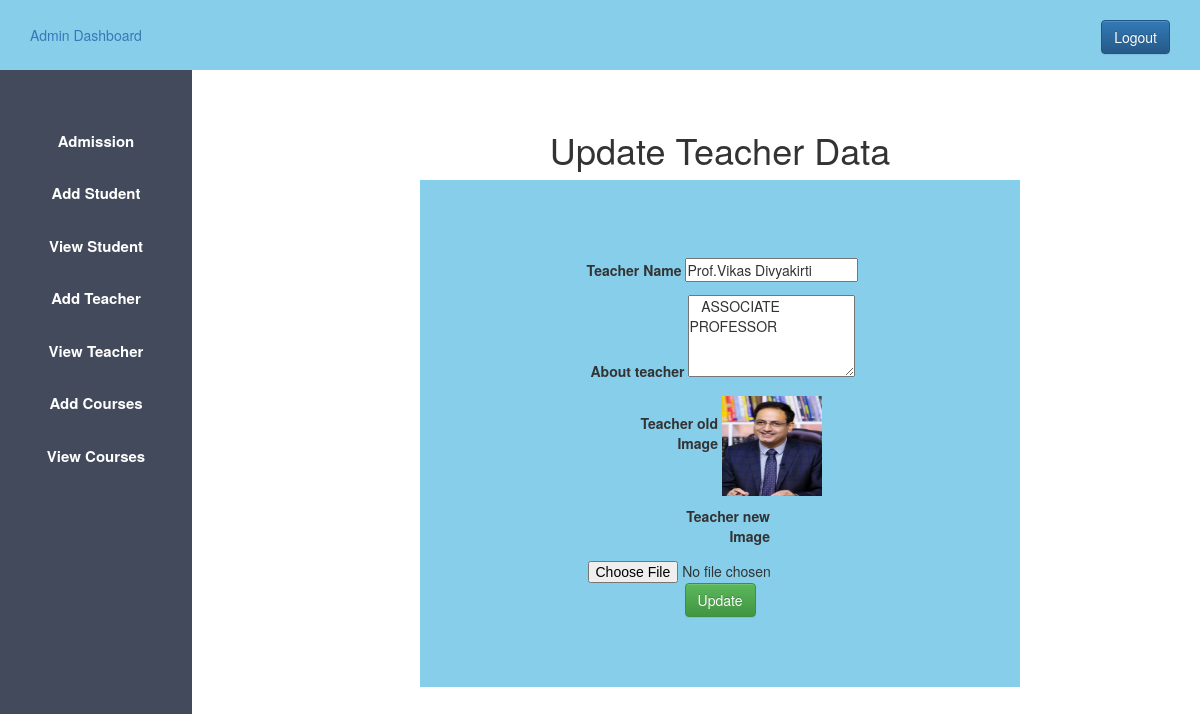
Screenshot of /admin_update_teacher.php?teacher_id=6 (signed in) with the database file from the repository.
### tables this page shows
CREATE TABLE `teacher` (
  `id` int(20) NOT NULL,
  `name` varchar(38) DEFAULT NULL,
  `description` varchar(38) DEFAULT NULL,
  `image` varchar(38) DEFAULT NULL
);

### admin_update_teacher.php (the view, shortened to what this page needs)
<?php
$host = "localhost";
$user = "root";
$password = "";
$db = "collegeproject";
$data = mysqli_connect($host, $user, $password, $db);
if (isset($_GET['teacher_id'])) {
    $t_id = $_GET['teacher_id'];
    $sql = "SELECT * FROM teacher WHERE id='$t_id' ";
    $result = mysqli_query($data, $sql);
    $info = $result->fetch_assoc();
}
?>
<!DOCTYPE html>
<html lang="en">
<head>
    <?php
    include 'admin_css.php';
    ?>
</head>
<body>
    <?php
    include 'admin_sidebar.php';
    ?>
    <div class="content">
        <center>
            <h1>Update Teacher Data</h1>
            <form class="form_deg" action="admin_update_teacher.php" method="POST" enctype="multipart/form-data">
                <div>
                    <label>Teacher Name</label>
                    <input type="text" name="name" value="<?php echo "{$info['name']}"; ?>">
                </div>
                <div>
                    <label>About teacher</label>
                    <textarea name="description" rows="4"><?php echo "{$info['description']}"; ?></textarea>
                </div>
                <div>
                    <label>Teacher old Image</label>
                    <img width="100px" height="100px" src="<?php echo "{$info['image']}"; ?>">
                </div>
                <div>
                    <label>Teacher new Image</label>
                    <input type="file" name="image">
                </div>
                <div>
                    <input class="btn btn-success" type="submit" name="update_teacher" value="Update">
                </div>
            </form>
        </center>
    </div>
</body>
</html>

### admin.css (style rules this page uses)
* { margin: 0px; padding: 0px; }
.content { margin-left:20%; margin-top: 5%; }

### admin_update_teacher.php (style rules this page uses)
label { display: inline-block; width: 100px; text-align: right; padding-top: 10px; padding-bottom: 10px; }
.form_deg { background-color: skyblue; width: 600px; padding-top: 70px; padding-bottom: 70px; }

### rows the page displays
teacher: name "Prof.Vikas Divyakirti", description "ASSOCIATE PROFESSOR", image (picture)
